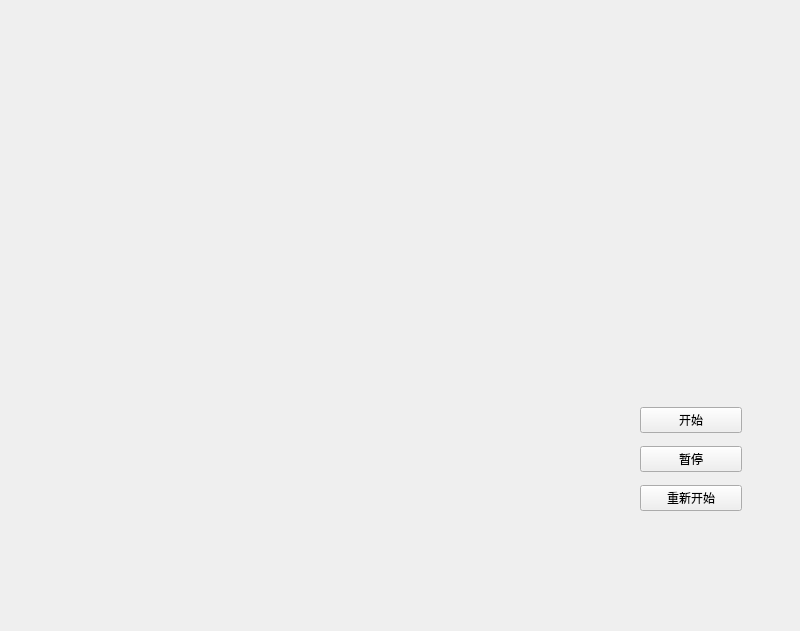
<?xml version="1.0" encoding="UTF-8"?>
<ui version="4.0">
 <class>GameWidget</class>
 <widget class="QWidget" name="GameWidget">
  <property name="geometry">
   <rect>
    <x>0</x>
    <y>0</y>
    <width>800</width>
    <height>631</height>
   </rect>
  </property>
  <property name="windowTitle">
   <string>GameWidget</string>
  </property>
  <widget class="QWidget" name="widget" native="true">
   <property name="geometry">
    <rect>
     <x>640</x>
     <y>400</y>
     <width>102</width>
     <height>120</height>
    </rect>
   </property>
   <layout class="QVBoxLayout" name="verticalLayout">
    <item>
     <widget class="QPushButton" name="pushButton_Start">
      <property name="text">
       <string>开始</string>
      </property>
     </widget>
    </item>
    <item>
     <widget class="QPushButton" name="pushButton_Stop">
      <property name="text">
       <string>暂停</string>
      </property>
     </widget>
    </item>
    <item>
     <widget class="QPushButton" name="pushButton_Restart">
      <property name="text">
       <string>重新开始</string>
      </property>
     </widget>
    </item>
   </layout>
  </widget>
 </widget>
 <resources/>
 <connections/>
</ui>
